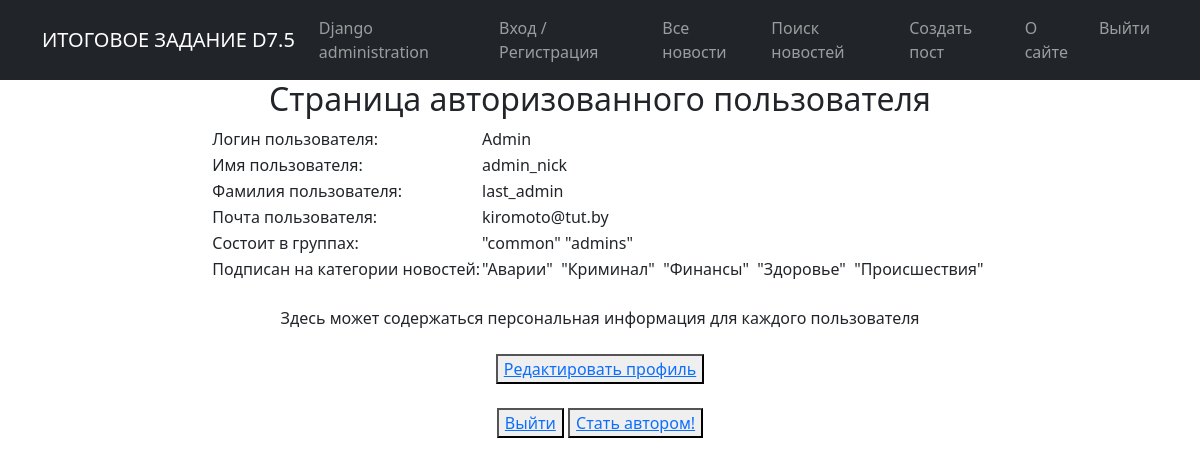
The app's page / (signed in) with its own data.
### news/models.py (models this page shows)
class Category(models.Model):
    name = models.CharField(max_length=64, unique=True)
    subscriber = models.ManyToManyField(User, through='CategorySubscriber', blank=True)
    def __str__(self):
        return self.name

### protect/views.py (the view)
# urls.py: path('', IndexView.as_view()),
class IndexView(LoginRequiredMixin, TemplateView):
    template_name = 'protect/index.html'
    context_object_name = 'profile_info'
    def get_context_data(self, **kwargs):
        context = super().get_context_data(**kwargs)
        context['is_not_author'] = not self.request.user.groups.filter(name='authors').exists()
        return context

### templates/protect/index.html (shortened to what this page needs)
{% extends "flatpages/default.html" %}
{% block content %}
<h2 align="center">Страница авторизованного пользователя</h2>
<table align='center' border="0" cellspacing="0">
    <tr align="left">
        <td>Логин пользователя:</td>
        <td> {{request.user.username}} </td>
    </tr>
    <tr align="left">
        <td>Имя пользователя:</td>
        <td> {{request.user.first_name}} </td>
    </tr>
    <tr align="left">
        <td>Фамилия пользователя:</td>
        <td> {{request.user.last_name}} </td>
    </tr>
    <tr align="left">
        <td>Почта пользователя:</td>
        <td> {{request.user.email}} </td>
    </tr>
     <tr align="left">
        <td>Состоит в группах:</td>
         <td>
             {% for g in request.user.groups.all %}
                "{{ g.name }}"
             {% endfor %}
         </td>
    </tr>
    <tr align="left">
        <td>Подписан на категории новостей:</td>
         <td>
             {% for el in request.user.category_set.all %}
                "{{el}}"&nbsp;
             {% endfor %}
         </td>
    </tr>
</table>
<div align="center"> Здесь может содержаться персональная информация для каждого пользователя </div>
<form align="center">
    <button> <a href="{% url 'user_edit' user.pk %}" style='...'>Редактировать профиль</a></button>
</form>
<form align="center">
    <button> <a href="accounts/logout/">Выйти</a> </button>
    {% if is_not_author %}
        <button> <a href="sign/upgrade/"> Стать автором!</a> </button>
    {% endif %}
</form>
{% endblock %}

### records on screen
Category: name "Аварии"
Category: name "Криминал"
Category: name "Финансы"
Category: name "Здоровье"
Category: name "Происшествия"

### other values on screen
{{ request.user.username }} "Admin"
{{ request.user.first_name }} "admin_nick"
{{ request.user.last_name }} "last_admin"
{{ request.user.email }} "kiromoto@tut.by"
{{ g.name }} "common"
{{ g.name }} "admins"
